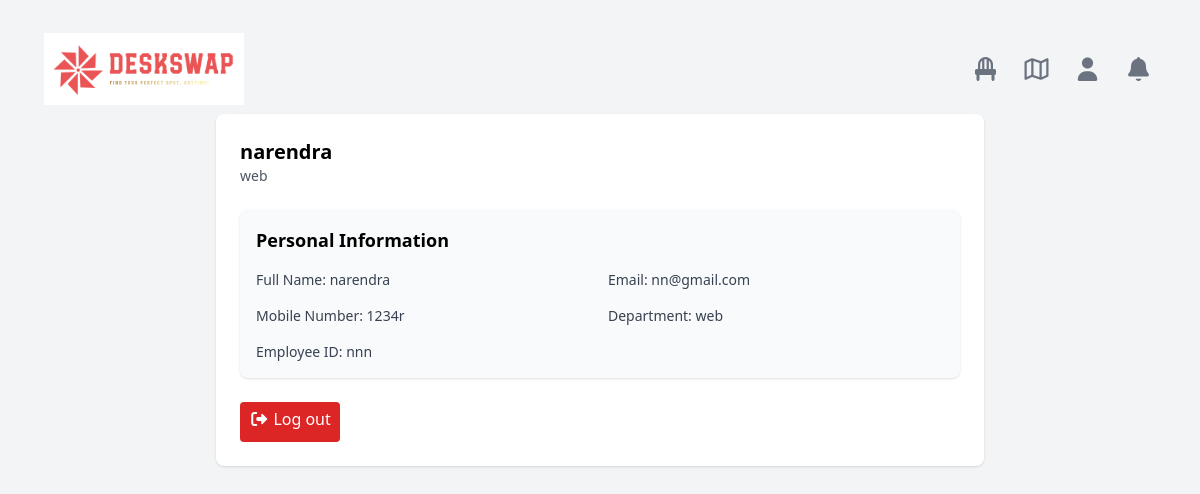
Page /profile (signed in) on the committed database.
### tables this page shows
CREATE TABLE users (
    id INTEGER PRIMARY KEY AUTOINCREMENT,
    fullname TEXT NOT NULL,
    email TEXT NOT NULL UNIQUE,
    mobile TEXT,
    department TEXT,
    employee_id TEXT NOT NULL UNIQUE,
    password TEXT NOT NULL
);

### app.py (the view)
@app.route('/profile')
def profile():
    if 'user_email' not in session:
        return redirect(url_for('login'))
    email = session['user_email']
    conn = get_db_connection()
    cur = conn.cursor()
    cur.execute('SELECT fullname, email, mobile, department, employee_id FROM users WHERE email=?', (email,))
    user = cur.fetchone()
    conn.close()
    if user:
        user_dict = {
            'fullname': user['fullname'],
            'email': user['email'],
            'mobile': user['mobile'],
           'department': user['department'],
            'employee_id': user['employee_id']
        }
        return render_template('profile.html', user=user_dict)
    else:
        return "User not found"

### app.py (called while the page is built)
def get_db_connection():
    conn = sqlite3.connect(DATABASE)
    conn.row_factory = sqlite3.Row
    return conn

@app.before_request
def auto_reset_old_bookings():
    conn = get_db_connection()
    try:
        today = date.today().strftime("%Y-%m-%d")
        conn.execute("""
            UPDATE bookings
            SET status = 'expired'
            WHERE booking_date < ? AND status != 'expired'
        """, (today,))
        conn.commit()
    finally:
        conn.close()

### Templates/profile.html (shortened to what this page needs)
<!DOCTYPE html>
<html lang="en">
<head>
    <script src="https://cdn.tailwindcss.com"></script>
    <link rel="stylesheet" href="https://cdnjs.cloudflare.com/ajax/libs/font-awesome/7.0.0/css/all.min.css"
 />
</head>
<body class="bg-gray-100 p-6 font-sans">
    <section>
        <nav class="flex m-[20px] justify-between items-center h-[50px]">
            <div class="text-[#D24146] font-bold text-[25px] font-cursive "><img src="/static/logo.png" alt=""
                    width="200px" height="100px">
            </div>
            <div>
                <ul class="flex space-x-4">
                    <a href="/dashboard">
                        <li
                            class="group transition-all duration-500 hover:bg-[#D24146] w-[35px] h-[35px] rounded-3xl text-center flex items-center justify-center cursor-pointer">
                            <i class="fa-solid fa-chair text-2xl text-gray-500 group-hover:text-white"></i>
                        </li>
                    </a>
                    <a href="/visualmap">
                        <li
                            class="group transition-all duration-500 hover:bg-[#D24146] w-[35px] h-[35px] rounded-3xl text-center flex items-center justify-center cursor-pointer">
                            <i class=" fa-regular fa-map text-2xl text-gray-500 group-hover:text-white"></i>
                        </li>
                    </a>
                    <a href="/profile">
                        <li
                            class="group transition-all duration-500 hover:bg-[#D24146] w-[35px] h-[35px] rounded-3xl text-center flex items-center justify-center cursor-pointer">
                            <i class="fa-solid fa-user text-2xl text-gray-500 group-hover:text-white"></i>
                        </li>
                    </a>
                    <a href="/notification">
                        <li class=" group transition-all duration-500 hover:bg-[#D24146] w-[35px] h-[35px] rounded-3xl
                        text-center flex items-center justify-center cursor-pointer">
                            <i class="fa-solid fa-bell text-2xl text-gray-500 group-hover:text-white"></i>
                        </li>
                    </a>
                </ul>
            </div>
        </nav>
    </section>
    <div class="max-w-3xl mx-auto bg-white rounded-lg shadow p-6 space-y-6">
        <div class="flex items-center justify-between">
            <div class="flex items-center space-x-4">
                <div>
                    <h2 class="text-xl font-bold">{{ user.fullname }}</h2>
                    <p class="text-sm text-gray-600">{{ user.department }}</p>
                </div>
            </div>
        </div>
        <div class="bg-gray-50 rounded-lg p-4 shadow">
            <div class="flex justify-between items-center mb-4">
                <h3 class="text-lg font-semibold">Personal Information</h3>
            </div>
            <div class="grid grid-cols-1 sm:grid-cols-2 gap-4 text-sm text-gray-700">
                <div><span class="font-medium">Full Name:</span>
                    {{ user.fullname }} </div>
                <div><span class="font-medium">Email:</span> {{ user.email }}</div>
                <div><span class="font-medium">Mobile Number:</span> {{ user.mobile }}</div>
                <div><span class="font-medium">Department:</span> {{ user.department }}</div>
                <div><span class="font-medium">Employee ID:</span> {{ user.employee_id }}</div>
            </div>
        </div>
        <div class="w-[100px] h-[40px] bg-red-600 text-white font-cursive text-center p-[5px] rounded ">
            <a href="/logout"><button>
                    <i class="fa-solid fa-right-from-bracket"></i> Log out
                </button></a>
        </div>
    </div>
</body>
</html>

### rows in the picture
users: fullname "narendra", department "web", email "nn@gmail.com", mobile "1234r", employee_id "nnn"
